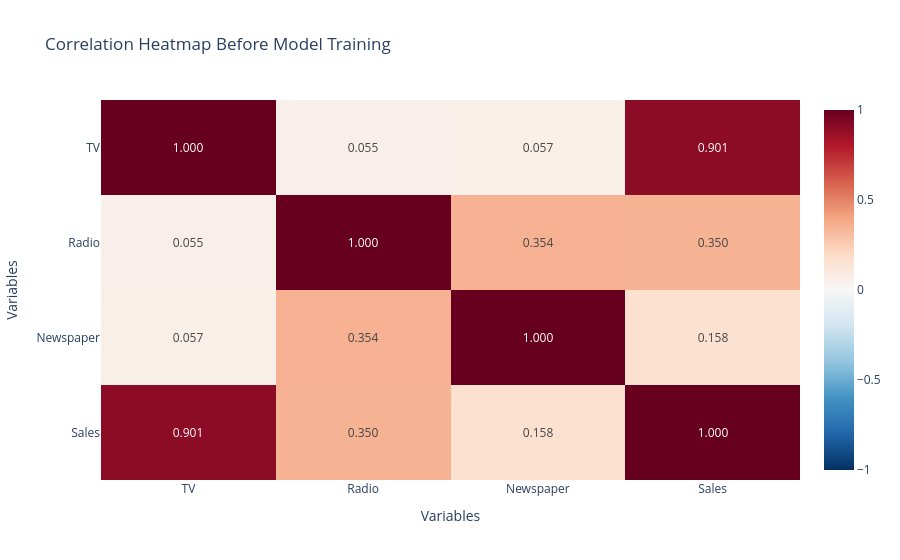

The cell this chart's notebook holds for it:
### Code cell
# ============================================================
# Interactive Correlation Heatmap
# ============================================================

fig = px.imshow(
    correlation_matrix,
    text_auto=".3f",
    aspect="auto",
    color_continuous_scale="RdBu_r",
    zmin=-1,
    zmax=1,
    title="Correlation Heatmap Before Model Training"
)

fig.update_layout(
    xaxis_title="Variables",
    yaxis_title="Variables"
)

fig.show()

### Figure 1 — Plotly figure (JSON) as saved in the notebook; plotly's stock layout.template omitted (floating-point values rounded to 4 significant figures)
{"data": [{"coloraxis": "coloraxis", "hovertemplate": "x: %{x}<br>y: %{y}<br>color: %{z}<extra></extra>", "name": "0", "texttemplate": "%{z:.3f}", "type": "heatmap", "x": ["TV", "Radio", "Newspaper", "Sales"], "xaxis": "x", "y": ["TV", "Radio", "Newspaper", "Sales"], "yaxis": "y", "z": [[1.0, 0.05481, 0.05665, 0.9012], [0.05481, 1.0, 0.3541, 0.3496], [0.05665, 0.3541, 1.0, 0.158], [0.9012, 0.3496, 0.158, 1.0]]}], "layout": {"coloraxis": {"cmax": 1, "cmin": -1, "colorscale": [[0, "rgb(5,48,97)"], [0.1, "rgb(33,102,172)"], [0.2, "rgb(67,147,195)"], [0.3, "rgb(146,197,222)"], [0.4, "rgb(209,229,240)"], [0.5, "rgb(247,247,247)"], [0.6, "rgb(253,219,199)"], [0.7, "rgb(244,165,130)"], [0.8, "rgb(214,96,77)"], [0.9, "rgb(178,24,43)"], [1, "rgb(103,0,31)"]]}, "title": {"text": "Correlation Heatmap Before Model Training"}, "xaxis": {"anchor": "y", "domain": [0, 1], "title": {"text": "Variables"}}, "yaxis": {"anchor": "x", "autorange": "reversed", "domain": [0, 1], "title": {"text": "Variables"}}}}
